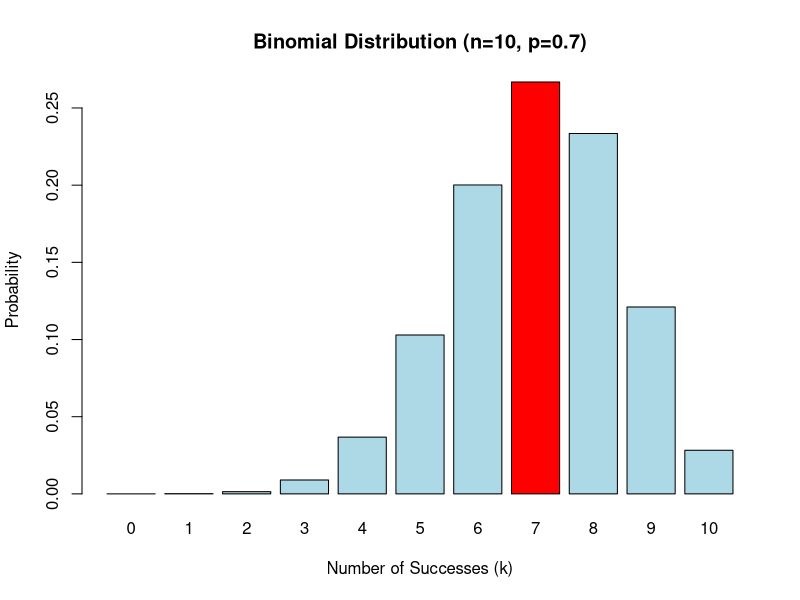
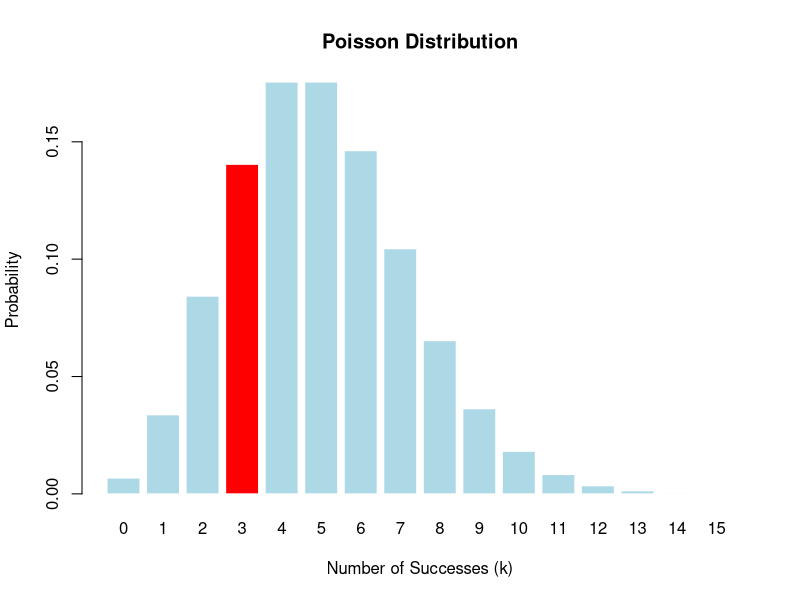
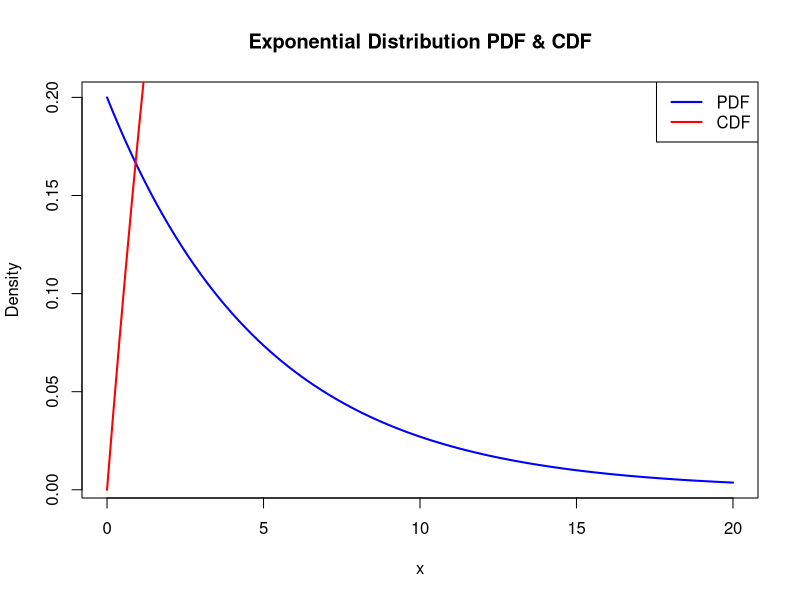
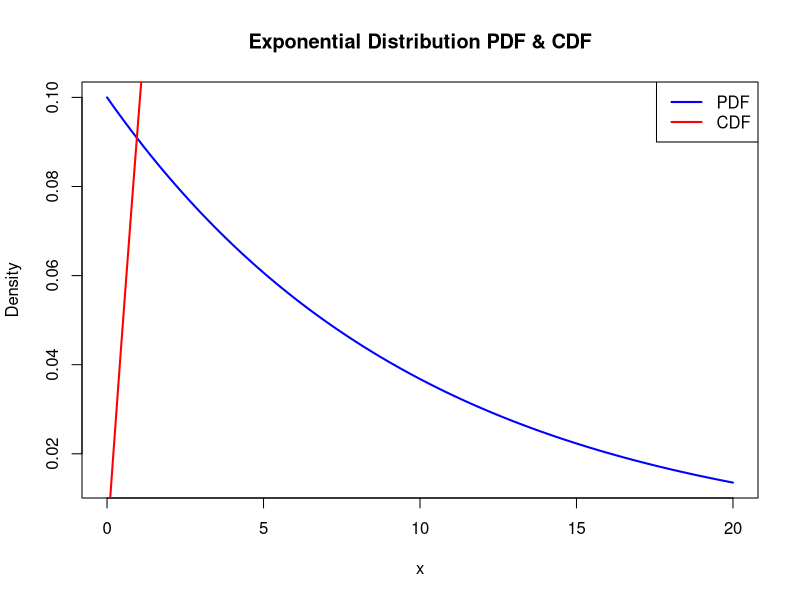
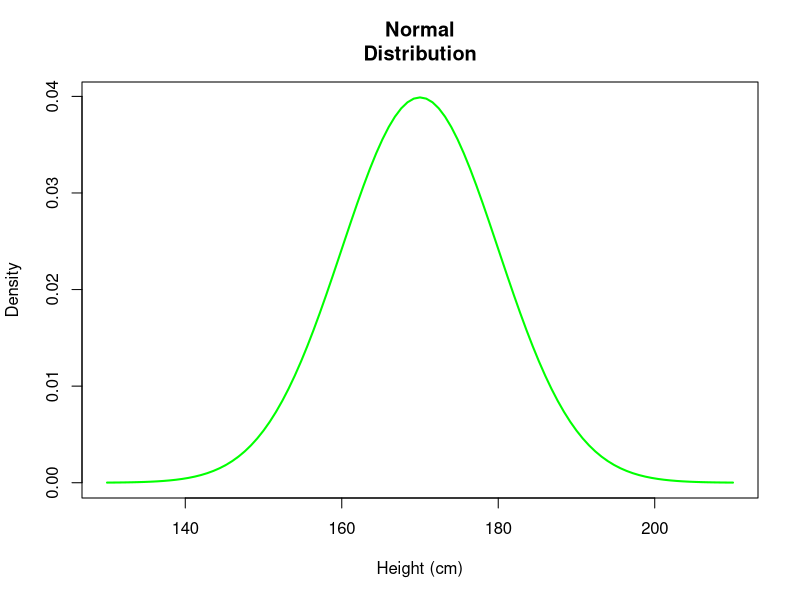
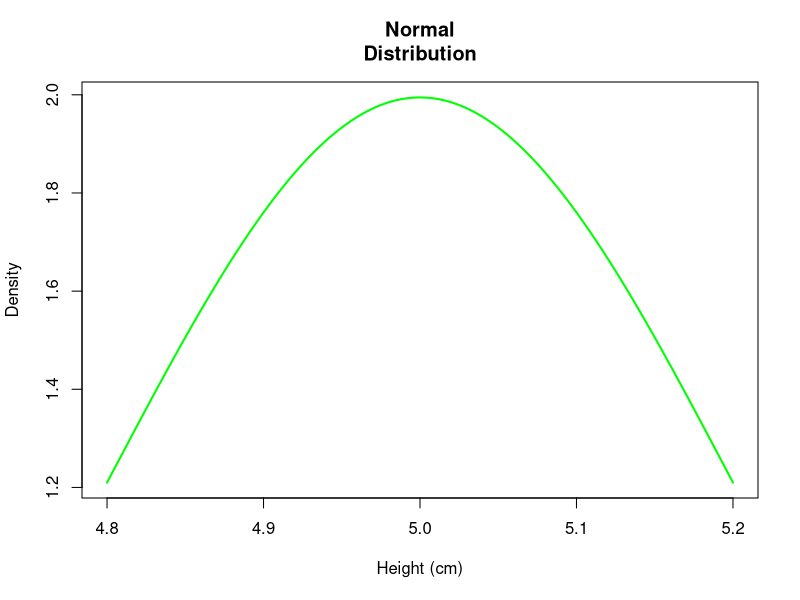
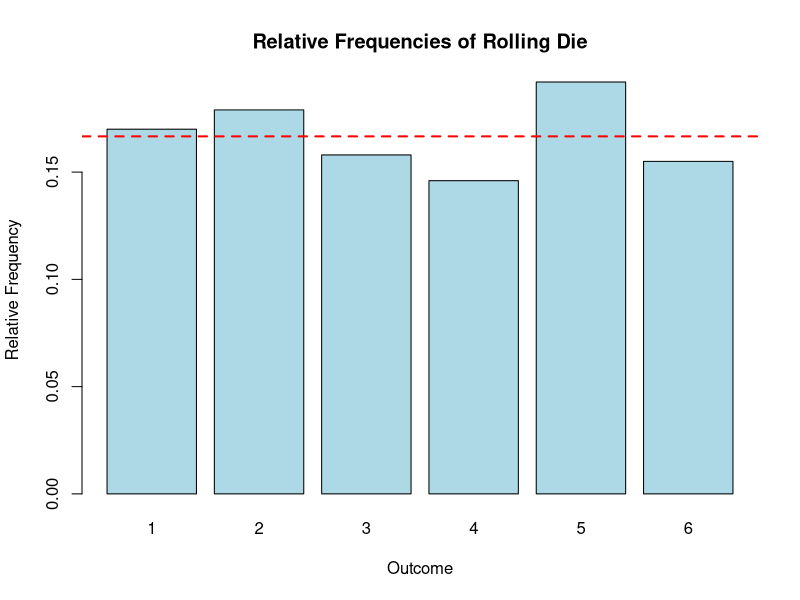

Generate these figures, in order, with R:
n<-10
p<-0.7
k<-7
dbinom(k, n, p)
x<-0:n
ans1<-dbinom(x, n, p)
barplot(ans1, names.arg = x, col = ifelse(x == k, "red", "lightblue"),
        xlab = "Number of Successes (k)", ylab = "Probability", 
        main = "Binomial Distribution (n=10, p=0.7)")

lambda<-5
k<-3
t<-dpois(k, lambda)
print(t)
x<-0:15
prob<-dpois(x, lambda)
barplot(prob, names.arg = x, col = ifelse(x == k, "red", "lightblue"),
        xlab = "Number of Successes (k)", ylab = "Probability", 
        main = "Poisson Distribution", border = "white")

lambda<-1/5
x<-3
#pdf
dexp(x, rate=lambda)


#cdf
pexp(x, rate=lambda)
curve(dexp(x, rate = lambda), from = 0, to = 20, col = "blue", lwd = 2, 
      xlab = "x", ylab = "Density", main = "Exponential Distribution PDF & CDF")

curve(pexp(x, rate = lambda), from = 0, to = 20, col = "red", lwd = 2, add = TRUE)

legend("topright", legend = c("PDF", "CDF"), col = c("blue", "red"), lwd = 2)








lambda<-1/10
x<-4
dexp(x, rate=lambda)
#cdf
pexp(x, rate=lambda)
curve(dexp(x, rate = lambda), from = 0, to = 20, col = "blue", lwd = 2, 
      xlab = "x", ylab = "Density", main = "Exponential Distribution PDF & CDF")

curve(pexp(x, rate = lambda), from = 0, to = 20, col = "red", lwd = 2, add = TRUE)

legend("topright", legend = c("PDF", "CDF"), col = c("blue", "red"), lwd = 2)



#normal
x<-160
mean<-170
sd<-10
#cdf
prob1<-pnorm(x, mean=mean, sd=sd)
print(prob1)
curve(dnorm(x, mean = mean, sd = sd), from = 130, to =
        210, col = "green", lwd = 2,
      xlab = "Height (cm)", ylab = "Density", main = "Normal
Distribution")



#normal
x1<-4.8
x2<-5.2
mean<-5
sd<-0.2

#cdf
probability <- pnorm(x2, mean = mean, sd = sd) -
  pnorm(x1, mean = mean, sd = sd)
print(probability)
curve(dnorm(x, mean = mean, sd = sd), from = 4.8, to =
        5.2, col = "green", lwd = 2,
      xlab = "Height (cm)", ylab = "Density", main = "Normal
Distribution")



#uniform
n<-6
probability<-1/n
rolls<-sample(1:n, size=1000, replace= TRUE)
print(rolls)
frequencytable<-table(rolls)/ length(rolls)
print(frequencytable)

barplot(frequencytable, col="lightblue", 
        main="Relative Frequencies of Rolling Die", 
        xlab="Outcome", ylab="Relative Frequency")

abline(h=probability, col="red", lwd=2, lty=2)